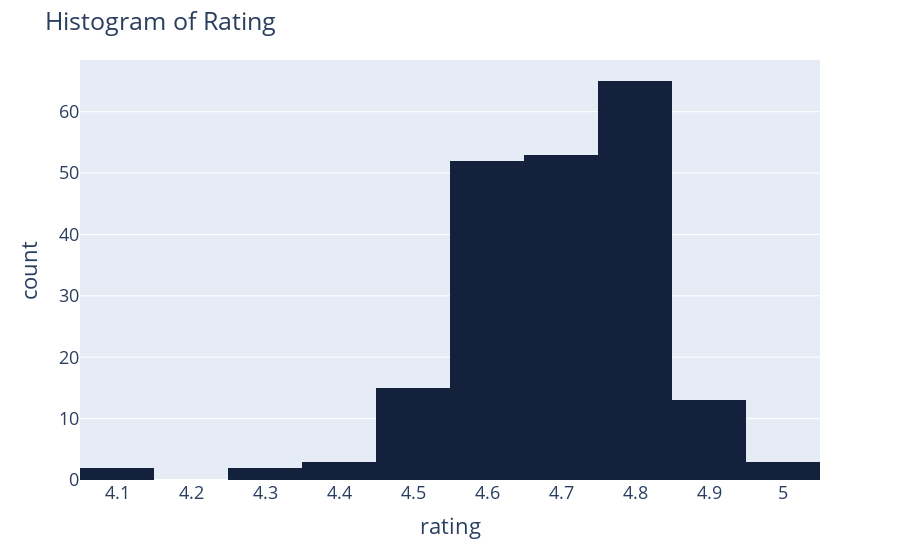

Here is the notebook cell this chart was saved with:
### Code cell
#distribution of ratings
fig = px.histogram(df, x='rating',color_discrete_sequence=  ['rgb(20,33,61)', 'rgb(252,163,17)'],nbins=10)

fig.update_layout(
    title='Histogram of Rating',
    xaxis_title='rating',
    font=dict(size=18),
)
fig.show()
fig.write_image('Hist of rating.png')

### Figure 1 — Plotly figure (JSON) as saved in the notebook; plotly's stock layout.template omitted (floating-point values rounded to 4 significant figures; data arrays with more than 128 entries replaced by an {"elided": "..."} marker saying what was removed)
{"data": [{"alignmentgroup": "True", "bingroup": "x", "hovertemplate": "rating=%{x}<br>count=%{y}<extra></extra>", "legendgroup": "", "marker": {"color": "rgb(20,33,61)", "pattern": {"shape": ""}}, "name": "", "nbinsx": 10, "offsetgroup": "", "orientation": "v", "showlegend": false, "type": "histogram", "x": {"elided": "208 float values"}, "xaxis": "x", "yaxis": "y"}], "layout": {"autosize": true, "barmode": "relative", "font": {"size": 18}, "legend": {"tracegroupgap": 0}, "margin": {"t": 60}, "title": {"text": "Histogram of Rating"}, "xaxis": {"anchor": "y", "autorange": true, "domain": [0, 1], "range": [4.05, 5.05], "title": {"text": "rating"}, "type": "linear"}, "yaxis": {"anchor": "x", "autorange": true, "domain": [0, 1], "range": [0, 68.42], "title": {"text": "count"}}}}
